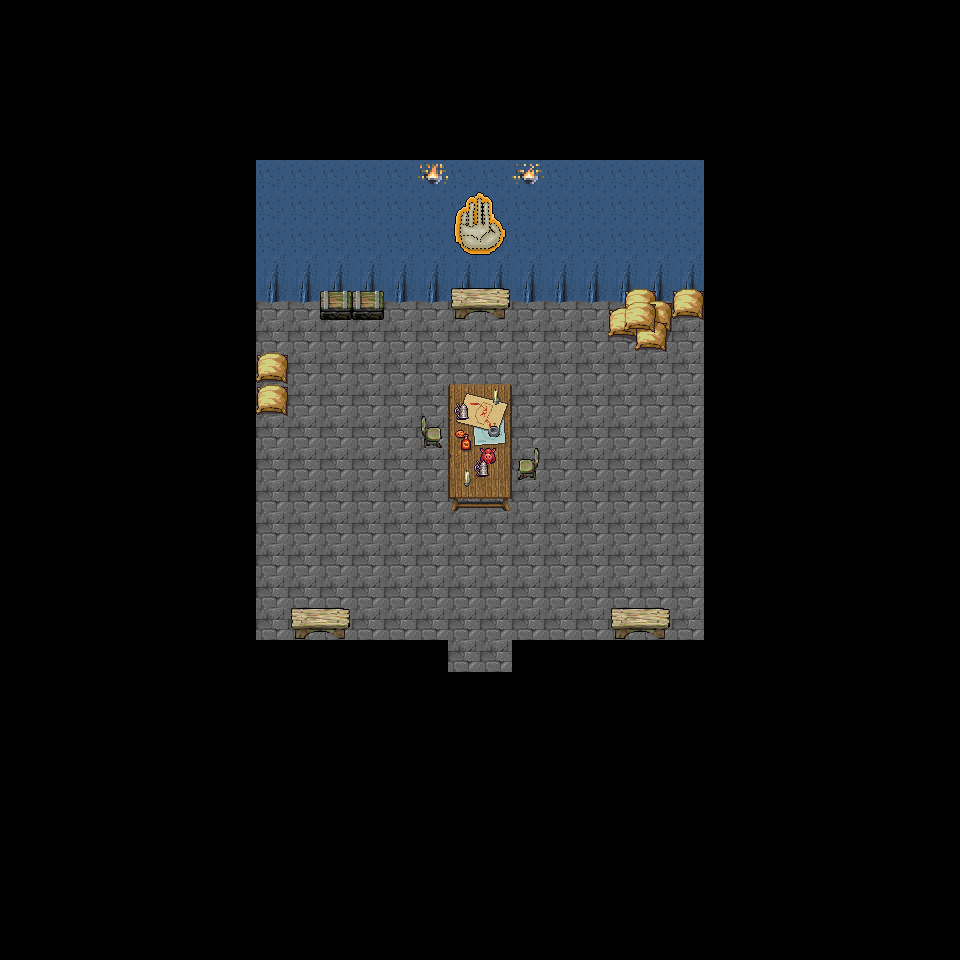

Below is a game level as drawn by its tile map, then a one-line description and the .tmx that defines it (tile-layer data replaced by summaries):
An orthogonal 30x30 tile map with 32x32 px tiles, 6 tile layers (ground, subdetail, detail, collision, ...) and 6 objects.

<map version="1.0" tiledversion="1.1.4" orientation="orthogonal" renderorder="right-down" width="30" height="30" tilewidth="32" tileheight="32" infinite="0" nextobjectid="9">
 <tileset firstgid="1" name="_WORLD-TILES-MASTER" tilewidth="32" tileheight="32" tilecount="3040" columns="40">
  <image source="_WORLD-TILES-MASTER.png" width="1280" height="2432" />
 </tileset>
 <layer name="ground" width="30" height="30">
  <data>[900 cells, 900 non-empty, 3 distinct tile ids]</data>
 </layer>
 <layer name="subdetail" width="30" height="30">
  <data>[900 cells, 0 non-empty, 0 distinct tile ids]</data>
 </layer>
 <layer name="detail" width="30" height="30">
  <data>[900 cells, 18 non-empty, 5 distinct tile ids]</data>
 </layer>
 <layer name="collision" width="30" height="30">
  <data>[900 cells, 83 non-empty, 20 distinct tile ids]</data>
 </layer>
 <objectgroup name="objects">
  <object id="1" gid="1348" x="448" y="697.333" width="32" height="32">
   <properties>
    <property name="coords" value="930,260" />
    <property name="initFunction" value="null" />
    <property name="key" value="mapChange" />
    <property name="stage" value="kq02-calgary-01" />
    <property name="type" value="mapChange" />
   </properties>
  </object>
  <object id="2" gid="1352" x="378.333" y="317" width="32" height="32">
   <properties>
    <property name="character" value="Stephen Harper" />
    <property name="dI" type="int" value="0" />
    <property name="id" value="10" />
    <property name="key" value="npc" />
    <property name="name" value="Stephen Harper" />
    <property name="portrait" value="harper" />
    <property name="static" type="bool" value="true" />
    <property name="type" value="npc" />
   </properties>
  </object>
  <object id="3" gid="1352" x="531" y="319" width="32" height="32">
   <properties>
    <property name="character" value="Preston Manning" />
    <property name="dI" type="int" value="0" />
    <property name="id" value="13" />
    <property name="key" value="npc" />
    <property name="name" value="Preston Manning" />
    <property name="portrait" value="manning" />
    <property name="static" type="bool" value="true" />
    <property name="type" value="npc" />
   </properties>
  </object>
  <object id="4" gid="1352" x="596" y="588.333" width="32" height="32">
   <properties>
    <property name="character" value="Chief of Staff" />
    <property name="dI" type="int" value="0" />
    <property name="id" value="09" />
    <property name="key" value="npc" />
    <property name="name" value="Chief of Staff" />
    <property name="static" type="bool" value="true" />
    <property name="type" value="npc" />
   </properties>
  </object>
  <object id="7" gid="1352" x="561" y="634.667" width="32" height="32">
   <properties>
    <property name="character" value="UPC Solider" />
    <property name="dI" type="int" value="0" />
    <property name="id" value="12" />
    <property name="key" value="npc" />
    <property name="name" value="UPC Soldier" />
    <property name="static" type="bool" value="true" />
    <property name="type" value="npc" />
   </properties>
  </object>
  <object id="8" gid="1352" x="356.667" y="634.667" width="32" height="32">
   <properties>
    <property name="character" value="UPC Solider" />
    <property name="dI" type="int" value="0" />
    <property name="id" value="11" />
    <property name="key" value="npc" />
    <property name="name" value="UPC Soldier" />
    <property name="static" type="bool" value="true" />
    <property name="type" value="npc" />
   </properties>
  </object>
 </objectgroup>
 <layer name="subforeground" width="30" height="30">
  <data>[900 cells, 2 non-empty, 2 distinct tile ids]</data>
 </layer>
 <layer name="foreground" width="30" height="30">
  <data>[900 cells, 0 non-empty, 0 distinct tile ids]</data>
 </layer>
</map>
